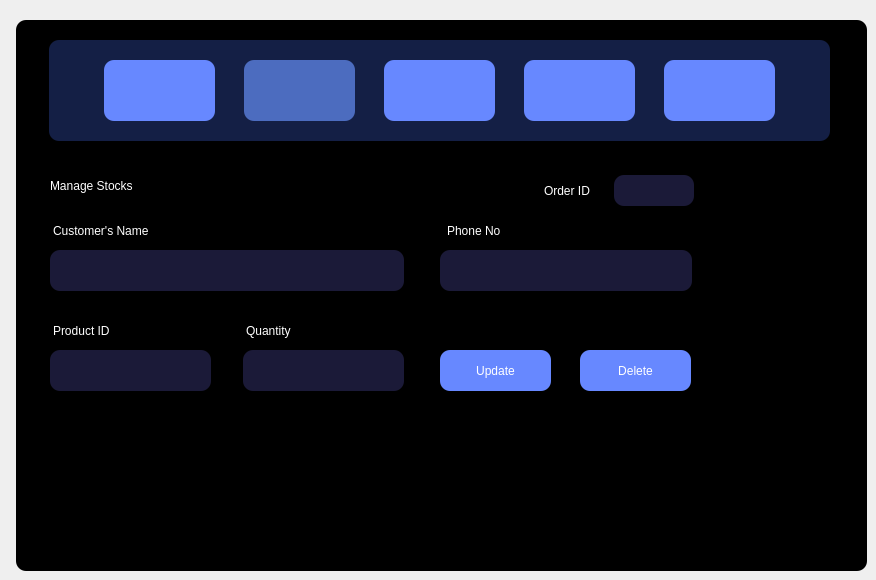
    <widget class="QWidget" name="tab_3">
     <property name="cursor">
      <cursorShape>ArrowCursor</cursorShape>
     </property>
     <attribute name="title">
      <string>Manage Stocks</string>
     </attribute>
     <widget class="QPushButton" name="logout_2">
      <property name="geometry">
       <rect>
        <x>664</x>
        <y>60</y>
        <width>111</width>
        <height>61</height>
       </rect>
      </property>
      <property name="toolTip">
       <string>Logout</string>
      </property>
      <property name="styleSheet">
       <string notr="true">QPushButton#logout_2 {
background-color: #6788FF; /* Background color */
font: 63 11pt &quot;Poppins SemiBold&quot;;
outline: 0;
color: white; /* Text color */
padding: 10px 20px; /* Padding for the button */
border: none; /* Remove default button border */
border-radius: 10px; /* Add some border-radius for a rounded appearance */
}
QPushButton#logout_2:hover {
cursor: pointer; /* Change cursor to pointer on hover */
background-color: #4c6cbf;
}</string>
      </property>
      <property name="text">
       <string/>
      </property>
      <property name="icon">
       <iconset>
        <normaloff>../images/logout.png</normaloff>../images/logout.png</iconset>
      </property>
      <property name="iconSize">
       <size>
        <width>75</width>
        <height>75</height>
       </size>
      </property>
     </widget>
     <widget class="QPushButton" name="navBtnOne_2">
      <property name="geometry">
       <rect>
        <x>104</x>
        <y>60</y>
        <width>111</width>
        <height>61</height>
       </rect>
      </property>
      <property name="toolTip">
       <string>Order Entry</string>
      </property>
      <property name="styleSheet">
       <string notr="true">QPushButton#navBtnOne_2 {
background-color: #6788FF; /* Background color */
font: 63 11pt &quot;Poppins SemiBold&quot;;
color: white; /* Text color */
outline: 0;
padding: 10px 20px; /* Padding for the button */
border: none; /* Remove default button border */
border-radius: 10px; /* Add some border-radius for a rounded appearance */
}
QPushButton#navBtnOne_2:hover {
cursor: pointer; /* Change cursor to pointer on hover */
background-color: #4c6cbf;
}</string>
      </property>
      <property name="text">
       <string/>
      </property>
      <property name="icon">
       <iconset>
        <normaloff>../images/order_entry.png</normaloff>../images/order_entry.png</iconset>
      </property>
      <property name="iconSize">
       <size>
        <width>75</width>
        <height>75</height>
       </size>
      </property>
     </widget>
     <widget class="QColumnView" name="columnView_5">
      <property name="geometry">
       <rect>
        <x>16</x>
        <y>20</y>
        <width>851</width>
        <height>551</height>
       </rect>
      </property>
      <property name="styleSheet">
       <string notr="true">background-color:rgb(0, 0, 0);
border-radius: 10px;</string>
      </property>
     </widget>
     <widget class="QColumnView" name="columnView_6">
      <property name="geometry">
       <rect>
        <x>49</x>
        <y>40</y>
        <width>781</width>
        <height>101</height>
       </rect>
      </property>
      <property name="styleSheet">
       <string notr="true">background-color:rgb(20, 31, 69);
border-radius: 10px;</string>
      </property>
     </widget>
     <widget class="QPushButton" name="orders_2">
      <property name="enabled">
       <bool>true</bool>
      </property>
      <property name="geometry">
       <rect>
        <x>524</x>
        <y>60</y>
        <width>111</width>
        <height>61</height>
       </rect>
      </property>
      <property name="toolTip">
       <string>Orders</string>
      </property>
      <property name="styleSheet">
       <string notr="true">QPushButton#orders_2 {
background-color: #6788FF; /* Background color */
font: 63 11pt &quot;Poppins SemiBold&quot;;
color: white; /* Text color */
outline: 0;
padding: 10px 20px; /* Padding for the button */
border: none; /* Remove default button border */
border-radius: 10px; /* Add some border-radius for a rounded appearance */
}
QPushButton#orders_2:hover {
cursor: pointer; /* Change cursor to pointer on hover */
background-color: #4c6cbf;
}</string>
      </property>
      <property name="text">
       <string/>
      </property>
      <property name="icon">
       <iconset>
        <normaloff>../images/orders.png</normaloff>../images/orders.png</iconset>
      </property>
      <property name="iconSize">
       <size>
        <width>75</width>
        <height>75</height>
       </size>
      </property>
     </widget>
     <widget class="QPushButton" name="navBtnTwo_2">
      <property name="geometry">
       <rect>
        <x>244</x>
        <y>60</y>
        <width>111</width>
        <height>61</height>
       </rect>
      </property>
      <property name="toolTip">
       <string>Edit Orders</string>
      </property>
      <property name="styleSheet">
       <string notr="true">QPushButton#navBtnTwo_2 {
background-color: #4c6cbf; /* Background color */
font: 63 11pt &quot;Poppins SemiBold&quot;;
outline: 0;
color: white; /* Text color */
padding: 10px 20px; /* Padding for the button */
border: none; /* Remove default button border */
border-radius: 10px; /* Add some border-radius for a rounded appearance */
}
QPushButton#navBtnTwo_2:hover {
cursor: pointer; /* Change cursor to pointer on hover */
background-color: #4c6cbf;
}</string>
      </property>
      <property name="text">
       <string/>
      </property>
      <property name="icon">
       <iconset>
        <normaloff>../images/edit_order.png</normaloff>../images/edit_order.png</iconset>
      </property>
      <property name="iconSize">
       <size>
        <width>75</width>
        <height>75</height>
       </size>
      </property>
     </widget>
     <widget class="QLabel" name="eo_instruction_2">
      <property name="geometry">
       <rect>
        <x>53</x>
        <y>310</y>
        <width>81</width>
        <height>41</height>
       </rect>
      </property>
      <property name="styleSheet">
       <string notr="true">background-color:rgba(255, 255, 255, 0);
font: 63 11pt &quot;Poppins SemiBold&quot;;
color: white</string>
      </property>
      <property name="text">
       <string>Product ID</string>
      </property>
     </widget>
     <widget class="QLabel" name="eo_instruction_3">
      <property name="geometry">
       <rect>
        <x>447</x>
        <y>210</y>
        <width>101</width>
        <height>41</height>
       </rect>
      </property>
      <property name="styleSheet">
       <string notr="true">background-color:rgba(255, 255, 255, 0);
font: 63 11pt &quot;Poppins SemiBold&quot;;
color: white</string>
      </property>
      <property name="text">
       <string>Phone No</string>
      </property>
     </widget>
     <widget class="QLineEdit" name="eo_input_3">
      <property name="geometry">
       <rect>
        <x>440</x>
        <y>250</y>
        <width>252</width>
        <height>41</height>
       </rect>
      </property>
      <property name="styleSheet">
       <string notr="true">color: white;
font: 12pt &quot;Poppins&quot;;
border-radius: 10px;
background-color:rgb(27, 26, 56);
padding:10px;</string>
      </property>
      <property name="text">
       <string/>
      </property>
      <property name="echoMode">
       <enum>QLineEdit::Normal</enum>
      </property>
     </widget>
     <widget class="QLineEdit" name="eo_input_2">
      <property name="geometry">
       <rect>
        <x>50</x>
        <y>350</y>
        <width>161</width>
        <height>41</height>
       </rect>
      </property>
      <property name="styleSheet">
       <string notr="true">color: white;
font: 12pt &quot;Poppins&quot;;
border-radius: 10px;
background-color:rgb(27, 26, 56);
padding:10px;</string>
      </property>
      <property name="text">
       <string/>
      </property>
      <property name="echoMode">
       <enum>QLineEdit::Normal</enum>
      </property>
     </widget>
     <widget class="QLabel" name="eo_head">
      <property name="geometry">
       <rect>
        <x>50</x>
        <y>160</y>
        <width>321</width>
        <height>51</height>
       </rect>
      </property>
      <property name="styleSheet">
       <string notr="true">background-color:rgba(255, 255, 255, 0);
font: 63 30pt &quot;Poppins SemiBold&quot;;
color: white</string>
      </property>
      <property name="text">
       <string>Manage Stocks</string>
      </property>
     </widget>
     <widget class="QLabel" name="eo_instruction_1">
      <property name="geometry">
       <rect>
        <x>53</x>
        <y>210</y>
        <width>141</width>
        <height>41</height>
       </rect>
      </property>
      <property name="styleSheet">
       <string notr="true">background-color:rgba(255, 255, 255, 0);
font: 63 11pt &quot;Poppins SemiBold&quot;;
color: white</string>
      </property>
      <property name="text">
       <string>Customer's Name</string>
      </property>
     </widget>
     <widget class="QPushButton" name="eo_button_1">
      <property name="geometry">
       <rect>
        <x>440</x>
        <y>350</y>
        <width>111</width>
        <height>41</height>
       </rect>
      </property>
      <property name="styleSheet">
       <string notr="true">QPushButton#eo_button_1 {
background-color: #6788FF; /* Background color */
font: 63 11pt &quot;Poppins SemiBold&quot;;
color: white; /* Text color */
outline: 0;
padding: 10px 20px; /* Padding for the button */
border: none; /* Remove default button border */
border-radius: 10px; /* Add some border-radius for a rounded appearance */
}
QPushButton#eo_button_1:hover {
cursor: pointer; /* Change cursor to pointer on hover */
background-color: #4c6cbf;
}</string>
      </property>
      <property name="text">
       <string>Update</string>
      </property>
     </widget>
     <widget class="QPushButton" name="eo_button_2">
      <property name="geometry">
       <rect>
        <x>580</x>
        <y>350</y>
        <width>111</width>
        <height>41</height>
       </rect>
      </property>
      <property name="styleSheet">
       <string notr="true">QPushButton#eo_button_2 {
background-color: #6788FF; /* Background color */
font: 63 11pt &quot;Poppins SemiBold&quot;;
color: white; /* Text color */
outline: 0;
padding: 10px 20px; /* Padding for the button */
border: none; /* Remove default button border */
border-radius: 10px; /* Add some border-radius for a rounded appearance */
}
QPushButton#eo_button_2:hover {
cursor: pointer; /* Change cursor to pointer on hover */
background-color: #4c6cbf;
}</string>
      </property>
      <property name="text">
       <string>Delete</string>
      </property>
     </widget>
     <widget class="QLineEdit" name="eo_input_1">
      <property name="geometry">
       <rect>
        <x>50</x>
        <y>250</y>
        <width>354</width>
        <height>41</height>
       </rect>
      </property>
      <property name="styleSheet">
       <string notr="true">color: white;
font: 12pt &quot;Poppins&quot;;
border-radius: 10px;
background-color:rgb(27, 26, 56);
padding:10px;</string>
      </property>
      <property name="text">
       <string/>
      </property>
      <property name="echoMode">
       <enum>QLineEdit::Normal</enum>
      </property>
     </widget>
     <widget class="QLabel" name="eoid_label">
      <property name="geometry">
       <rect>
        <x>544</x>
        <y>180</y>
        <width>71</width>
        <height>21</height>
       </rect>
      </property>
      <property name="styleSheet">
       <string notr="true">background-color:rgba(255, 255, 255, 0);
font: 63 12pt &quot;Poppins SemiBold&quot;;
color: white</string>
      </property>
      <property name="text">
       <string>Order ID</string>
      </property>
     </widget>
     <widget class="QComboBox" name="select_oid">
      <property name="geometry">
       <rect>
        <x>614</x>
        <y>175</y>
        <width>80</width>
        <height>31</height>
       </rect>
      </property>
      <property name="styleSheet">
       <string notr="true">QComboBox#select_oid {
  border-radius: 10px;
  background-color: rgb(27, 26, 56);
  font: 63 12pt &quot;Poppins SemiBold&quot;;
  padding-top: 3px;
  padding-left: 12px;
  color: red;
}

QComboBox#select_oid::drop-down {
  border-radius: 10px;
}

QComboBox QAbstractItemView {
  background-color: rgb(27, 26, 56);
  padding-top: 3px;
  padding-bottom: 3px;
  padding-left: 12px;
  padding-right:12px;
  color: red;
}

/* Hide vertical scrollbar */
QComboBox QScrollBar:vertical {
  width: 0px; /* Hides the scrollbar track */
  background: none; /* Optional: removes background color for better invisibility */
}

/* Hide horizontal scrollbar (optional) */
QComboBox QScrollBar:horizontal {
  height: 0px; /* Hides the scrollbar track */
  background: none; /* Optional: removes background color for better invisibility */
}</string>
      </property>
      <property name="editable">
       <bool>false</bool>
      </property>
      <property name="currentText">
       <string/>
      </property>
      <property name="maxVisibleItems">
       <number>5</number>
      </property>
      <property name="frame">
       <bool>true</bool>
      </property>
     </widget>
     <widget class="QLabel" name="eo_instruction_4">
      <property name="geometry">
       <rect>
        <x>246</x>
        <y>310</y>
        <width>81</width>
        <height>41</height>
       </rect>
      </property>
      <property name="styleSheet">
       <string notr="true">background-color:rgba(255, 255, 255, 0);
font: 63 11pt &quot;Poppins SemiBold&quot;;
color: white</string>
      </property>
      <property name="text">
       <string>Quantity</string>
      </property>
     </widget>
     <widget class="QLineEdit" name="eo_input_4">
      <property name="geometry">
       <rect>
        <x>243</x>
        <y>350</y>
        <width>161</width>
        <height>41</height>
       </rect>
      </property>
      <property name="styleSheet">
       <string notr="true">color: white;
font: 12pt &quot;Poppins&quot;;
border-radius: 10px;
background-color:rgb(27, 26, 56);
padding:10px;</string>
      </property>
      <property name="text">
       <string/>
      </property>
      <property name="echoMode">
       <enum>QLineEdit::Normal</enum>
      </property>
     </widget>
     <widget class="QLabel" name="eo_display">
      <property name="geometry">
       <rect>
        <x>295</x>
        <y>420</y>
        <width>221</width>
        <height>21</height>
       </rect>
      </property>
      <property name="styleSheet">
       <string notr="true">background-color:rgba(255, 255, 255, 0);
font: 63 11pt &quot;Poppins SemiBold&quot;;
color: green;</string>
      </property>
      <property name="text">
       <string/>
      </property>
     </widget>
     <widget class="QLabel" name="eo_display_2">
      <property name="geometry">
       <rect>
        <x>295</x>
        <y>420</y>
        <width>211</width>
        <height>21</height>
       </rect>
      </property>
      <property name="styleSheet">
       <string notr="true">background-color:rgba(255, 255, 255, 0);
font: 63 11pt &quot;Poppins SemiBold&quot;;
color: red;</string>
      </property>
      <property name="text">
       <string/>
      </property>
     </widget>
     <widget class="QPushButton" name="add_prod_2">
      <property name="geometry">
       <rect>
        <x>384</x>
        <y>60</y>
        <width>111</width>
        <height>61</height>
       </rect>
      </property>
      <property name="toolTip">
       <string>Logout</string>
      </property>
      <property name="styleSheet">
       <string notr="true">QPushButton#add_prod_2 {
background-color: #6788FF; /* Background color */
font: 63 11pt &quot;Poppins SemiBold&quot;;
outline: 0;
color: white; /* Text color */
padding: 10px 20px; /* Padding for the button */
border: none; /* Remove default button border */
border-radius: 10px; /* Add some border-radius for a rounded appearance */
}
QPushButton#add_prod_2:hover {
cursor: pointer; /* Change cursor to pointer on hover */
background-color: #4c6cbf;
}</string>
      </property>
      <property name="text">
       <string/>
      </property>
      <property name="icon">
       <iconset>
        <normaloff>../images/add_prod.png</normaloff>../images/add_prod.png</iconset>
      </property>
      <property name="iconSize">
       <size>
        <width>75</width>
        <height>75</height>
       </size>
      </property>
     </widget>
     <zorder>columnView_5</zorder>
     <zorder>columnView_6</zorder>
     <zorder>orders_2</zorder>
     <zorder>navBtnTwo_2</zorder>
     <zorder>navBtnOne_2</zorder>
     <zorder>logout_2</zorder>
     <zorder>eo_instruction_2</zorder>
     <zorder>eo_instruction_3</zorder>
     <zorder>eo_input_3</zorder>
     <zorder>eo_input_2</zorder>
     <zorder>eo_head</zorder>
     <zorder>eo_instruction_1</zorder>
     <zorder>eo_button_1</zorder>
     <zorder>eo_button_2</zorder>
     <zorder>eo_input_1</zorder>
     <zorder>eoid_label</zorder>
     <zorder>select_oid</zorder>
     <zorder>eo_instruction_4</zorder>
     <zorder>eo_input_4</zorder>
     <zorder>eo_display</zorder>
     <zorder>eo_display_2</zorder>
     <zorder>add_prod_2</zorder>
    </widget>
